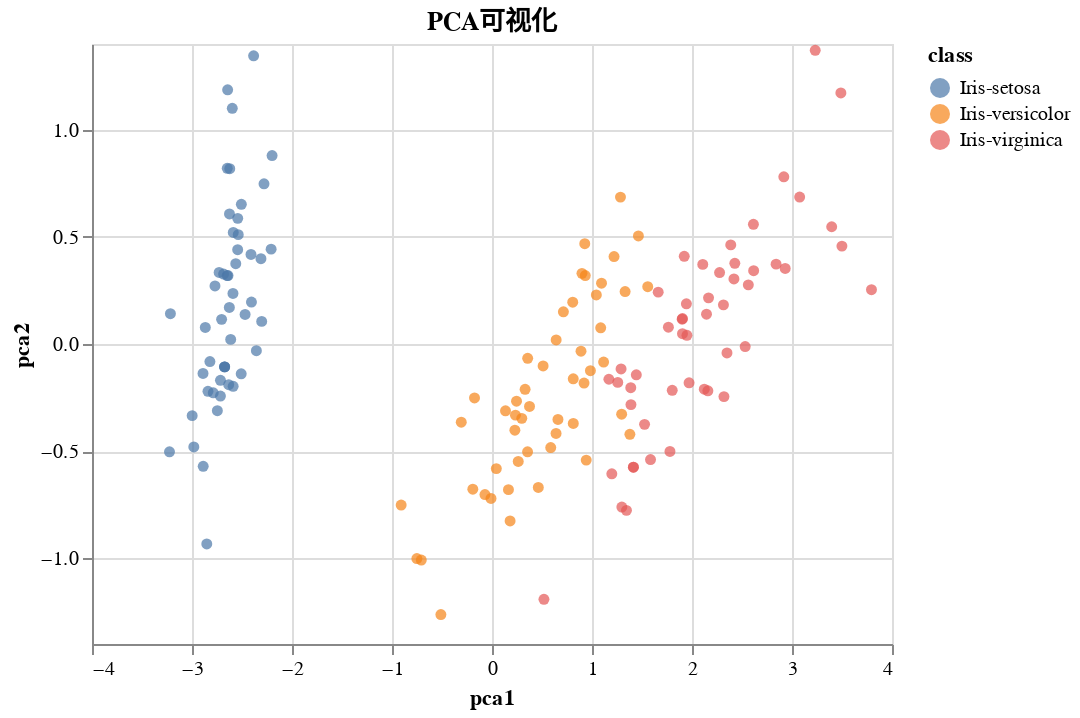

The cell this chart's notebook holds for it:
### Code cell
# Plot the data in 3D space
alt.Chart(df).mark_circle().encode(
    x='pca1',
    y='pca2',
    # z='pca3',
    color='class',
    tooltip=['sepal_length', 'sepal_width', 'petal_length', 'petal_width', 'class'],
    # The title of the plot
).interactive().properties(
    title='PCA可视化'
)

### Figure 1 — Vega-Lite specification as saved in the notebook (floating-point values rounded to 4 significant figures; data arrays with more than 128 entries replaced by an {"elided": "..."} marker saying what was removed)
{"config": {"view": {"continuousWidth": 400, "continuousHeight": 300}}, "data": {"name": "data-d6d6e3a2d43482f3a01929a83eac65bc"}, "mark": "circle", "encoding": {"color": {"type": "nominal", "field": "class"}, "tooltip": [{"type": "quantitative", "field": "sepal_length"}, {"type": "quantitative", "field": "sepal_width"}, {"type": "quantitative", "field": "petal_length"}, {"type": "quantitative", "field": "petal_width"}, {"type": "nominal", "field": "class"}], "x": {"type": "quantitative", "field": "pca1"}, "y": {"type": "quantitative", "field": "pca2"}}, "selection": {"selector010": {"type": "interval", "bind": "scales", "encodings": ["x", "y"]}}, "title": "PCA可视化", "$schema": "https://vega.github.io/schema/vega-lite/v4.8.1.json", "datasets": {"data-d6d6e3a2d43482f3a01929a83eac65bc": {"elided": "150 records"}}}
